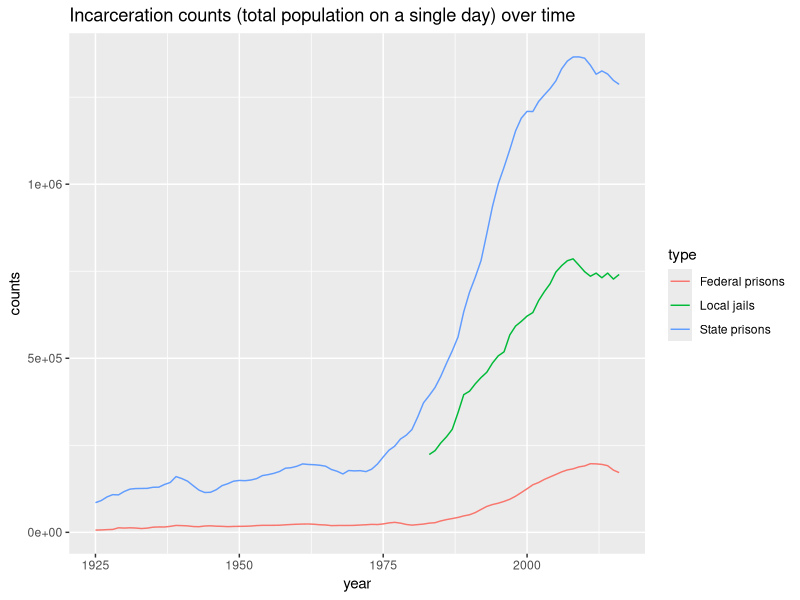
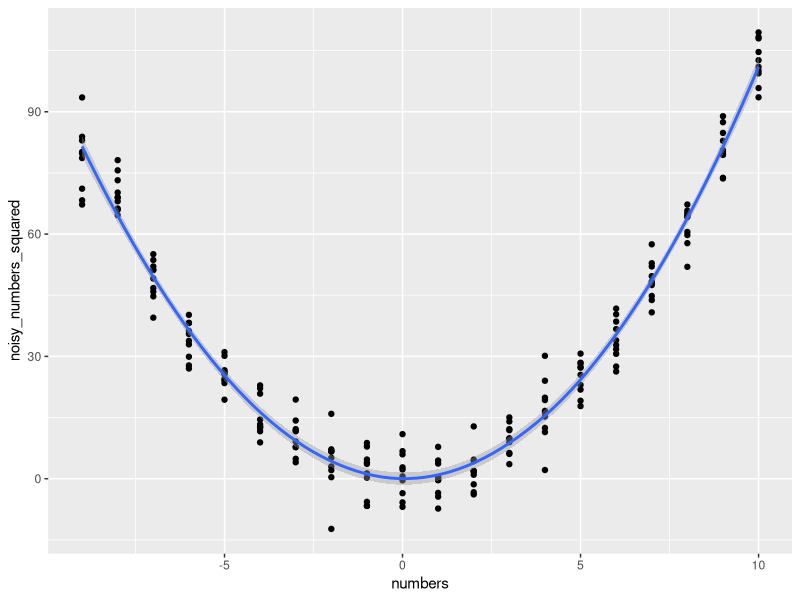

These charts were generated, in order, by the following R code:
## ---- chunk 1
knitr::opts_chunk$set(echo = TRUE)
library(tidyverse)
library(readxl)
## ---- chunk 2
    incarceration_data <- read_xlsx("../data/incarceration_counts_and_rates_by_type_over_time.xlsx", 
                   range = "A7:CO10") %>%
        rename("type" = ...1) %>%
        pivot_longer(`1925`:`2016`, names_to = "year", values_to = "counts")
    
    write_csv(incarceration_data, "../data/incarceration_counts_and_rates_by_type_over_time.csv")
## ---- chunk 3
incarceration_data %>%
  ggplot(aes(x = as.numeric(year), y = counts, color = type)) + 
  geom_line() +
  labs(x = "year", title =  "Incarceration counts (total population on a single day) over time")
## ---- chunk 4
state_data <- incarceration_data %>%
    filter(type == "State prisons") %>%
    mutate(year = as.numeric(year),
           decade = 10 * as.numeric(year) %/% 10) %>%
    select(type, counts, decade, year)
state_data %>% head(4)
## ---- chunk 5
state_data %>% group_by(decade) %>%
  summarize(percentage_growth = (last(counts) - first(counts))/first(counts))
## ---- chunk 6
    toy_data <- c(1, 2, 3, NA, 4, 5)
    
    median(toy_data)
## ---- chunk 7
    left <- "Harris"
    right <- "School of Public Policy"
## ---- chunk 8
    numbers <- rep(seq(-9, 10, 1), 10)
    numbers_squared <- vector(mode = "numeric", length = 200)
    noisy_numbers_squared <- vector(mode = "numeric", length = 200)
    
    for (i in seq_along(numbers)) {
      numbers_squared[i] <- numbers[[i]] ^ 2
      noisy_numbers_squared[i] <- numbers[[i]] ^ 2 + rnorm(1, sd = 5)
    }
## ---- chunk 9
    numbers_data <- tibble(numbers = numbers,
                           noisy_numbers_squared = noisy_numbers_squared)
    
    numbers_data %>%
      ggplot(aes(x = numbers, y = noisy_numbers_squared)) +
      geom_point() +
      geom_smooth()
## ---- chunk 10
    add_is_a_boss <- function(name) {
      paste0(name, " is a boss")
    }
## ---- chunk 11
    add_is_a_boss("Kate Shannon Biddle")
